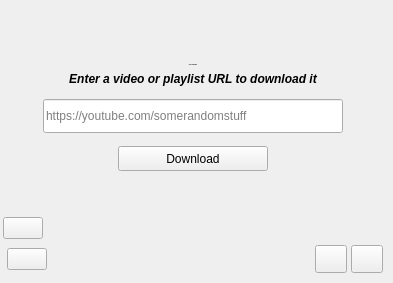
      <widget class="QWidget" name="pageHome">
       <layout class="QVBoxLayout" name="pageHomeLayout" stretch="0,0,0,0,0">
        <property name="leftMargin">
         <number>3</number>
        </property>
        <property name="topMargin">
         <number>24</number>
        </property>
        <property name="rightMargin">
         <number>10</number>
        </property>
        <property name="bottomMargin">
         <number>10</number>
        </property>
        <item>
         <spacer name="topSpacer">
          <property name="orientation">
           <enum>Qt::Orientation::Vertical</enum>
          </property>
          <property name="sizeType">
           <enum>QSizePolicy::Policy::Expanding</enum>
          </property>
          <property name="sizeHint" stdset="0">
           <size>
            <width>20</width>
            <height>40</height>
           </size>
          </property>
         </spacer>
        </item>
        <item>
         <layout class="QHBoxLayout" name="centerRowLayout" stretch="5,19,5">
          <item>
           <spacer name="leftSpacer">
            <property name="orientation">
             <enum>Qt::Orientation::Horizontal</enum>
            </property>
            <property name="sizeType">
             <enum>QSizePolicy::Policy::Expanding</enum>
            </property>
            <property name="sizeHint" stdset="0">
             <size>
              <width>40</width>
              <height>20</height>
             </size>
            </property>
           </spacer>
          </item>
          <item>
           <layout class="QGridLayout" name="gridLayout" rowstretch="3,0,0,0,0,0" columnstretch="0" rowminimumheight="0,0,0,0,0,0">
            <item row="3" column="0">
             <widget class="QLineEdit" name="URL_placement">
              <property name="sizePolicy">
               <sizepolicy hsizetype="Expanding" vsizetype="Fixed">
                <horstretch>0</horstretch>
                <verstretch>0</verstretch>
               </sizepolicy>
              </property>
              <property name="minimumSize">
               <size>
                <width>0</width>
                <height>34</height>
               </size>
              </property>
              <property name="placeholderText">
               <string>https://youtube.com/somerandomstuff</string>
              </property>
             </widget>
            </item>
            <item row="0" column="0" alignment="Qt::AlignmentFlag::AlignHCenter">
             <widget class="QLabel" name="label1">
              <property name="sizePolicy">
               <sizepolicy hsizetype="Minimum" vsizetype="Minimum">
                <horstretch>0</horstretch>
                <verstretch>0</verstretch>
               </sizepolicy>
              </property>
              <property name="minimumSize">
               <size>
                <width>300</width>
                <height>0</height>
               </size>
              </property>
              <property name="font">
               <font>
                <pointsize>-1</pointsize>
                <bold>true</bold>
               </font>
              </property>
              <property name="styleSheet">
               <string notr="true"/>
              </property>
              <property name="text">
               <string>Cozy downloader</string>
              </property>
              <property name="alignment">
               <set>Qt::AlignmentFlag::AlignCenter</set>
              </property>
              <property name="margin">
               <number>0</number>
              </property>
             </widget>
            </item>
            <item row="4" column="0">
             <spacer name="verticalSpacer">
              <property name="orientation">
               <enum>Qt::Orientation::Vertical</enum>
              </property>
              <property name="sizeHint" stdset="0">
               <size>
                <width>20</width>
                <height>7</height>
               </size>
              </property>
             </spacer>
            </item>
            <item row="2" column="0">
             <spacer name="verticalSpacer_4">
              <property name="orientation">
               <enum>Qt::Orientation::Vertical</enum>
              </property>
              <property name="sizeHint" stdset="0">
               <size>
                <width>20</width>
                <height>7</height>
               </size>
              </property>
             </spacer>
            </item>
            <item row="5" column="0" alignment="Qt::AlignmentFlag::AlignHCenter">
             <widget class="QPushButton" name="CheckURL_bt">
              <property name="sizePolicy">
               <sizepolicy hsizetype="Fixed" vsizetype="Fixed">
                <horstretch>0</horstretch>
                <verstretch>0</verstretch>
               </sizepolicy>
              </property>
              <property name="minimumSize">
               <size>
                <width>150</width>
                <height>25</height>
               </size>
              </property>
              <property name="layoutDirection">
               <enum>Qt::LayoutDirection::LeftToRight</enum>
              </property>
              <property name="text">
               <string>Download</string>
              </property>
             </widget>
            </item>
            <item row="1" column="0">
             <widget class="QLabel" name="labelnew">
              <property name="font">
               <font>
                <italic>true</italic>
                <bold>true</bold>
               </font>
              </property>
              <property name="text">
               <string>Enter a video or playlist URL to download it</string>
              </property>
              <property name="alignment">
               <set>Qt::AlignmentFlag::AlignCenter</set>
              </property>
             </widget>
            </item>
           </layout>
          </item>
          <item>
           <spacer name="rightSpacer">
            <property name="orientation">
             <enum>Qt::Orientation::Horizontal</enum>
            </property>
            <property name="sizeType">
             <enum>QSizePolicy::Policy::Expanding</enum>
            </property>
            <property name="sizeHint" stdset="0">
             <size>
              <width>40</width>
              <height>20</height>
             </size>
            </property>
           </spacer>
          </item>
         </layout>
        </item>
        <item>
         <spacer name="bottomSpacer">
          <property name="orientation">
           <enum>Qt::Orientation::Vertical</enum>
          </property>
          <property name="sizeType">
           <enum>QSizePolicy::Policy::Expanding</enum>
          </property>
          <property name="sizeHint" stdset="0">
           <size>
            <width>20</width>
            <height>40</height>
           </size>
          </property>
         </spacer>
        </item>
        <item>
         <layout class="QHBoxLayout" name="settinsNavLayout">
          <property name="spacing">
           <number>1</number>
          </property>
          <item>
           <widget class="QPushButton" name="Settings_BT">
            <property name="text">
             <string/>
            </property>
            <property name="icon">
             <iconset resource="../resource_files/icons.qrc">
              <normaloff>:/icons/settings.png</normaloff>:/icons/settings.png</iconset>
            </property>
            <property name="iconSize">
             <size>
              <width>35</width>
              <height>35</height>
             </size>
            </property>
           </widget>
          </item>
          <item>
           <spacer name="horizontalSpacer_3">
            <property name="orientation">
             <enum>Qt::Orientation::Horizontal</enum>
            </property>
            <property name="sizeHint" stdset="0">
             <size>
              <width>40</width>
              <height>20</height>
             </size>
            </property>
           </spacer>
          </item>
         </layout>
        </item>
        <item>
         <layout class="QHBoxLayout" name="homeBottomNavLayout">
          <property name="spacing">
           <number>4</number>
          </property>
          <item>
           <spacer name="horizontalSpacer_4">
            <property name="orientation">
             <enum>Qt::Orientation::Horizontal</enum>
            </property>
            <property name="sizeType">
             <enum>QSizePolicy::Policy::Fixed</enum>
            </property>
            <property name="sizeHint" stdset="0">
             <size>
              <width>4</width>
              <height>20</height>
             </size>
            </property>
           </spacer>
          </item>
          <item>
           <widget class="QPushButton" name="Downloads_BT">
            <property name="text">
             <string/>
            </property>
            <property name="icon">
             <iconset resource="../resource_files/icons.qrc">
              <normaloff>:/icons/downloads.png</normaloff>:/icons/downloads.png</iconset>
            </property>
            <property name="iconSize">
             <size>
              <width>26</width>
              <height>26</height>
             </size>
            </property>
           </widget>
          </item>
          <item>
           <spacer name="homeBottomLeftSpacer">
            <property name="orientation">
             <enum>Qt::Orientation::Horizontal</enum>
            </property>
            <property name="sizeType">
             <enum>QSizePolicy::Policy::Expanding</enum>
            </property>
            <property name="sizeHint" stdset="0">
             <size>
              <width>40</width>
              <height>20</height>
             </size>
            </property>
           </spacer>
          </item>
          <item>
           <widget class="QPushButton" name="goPage3_bt">
            <property name="sizePolicy">
             <sizepolicy hsizetype="Minimum" vsizetype="Fixed">
              <horstretch>0</horstretch>
              <verstretch>0</verstretch>
             </sizepolicy>
            </property>
            <property name="minimumSize">
             <size>
              <width>28</width>
              <height>28</height>
             </size>
            </property>
            <property name="maximumSize">
             <size>
              <width>32</width>
              <height>32</height>
             </size>
            </property>
            <property name="cursor">
             <cursorShape>PointingHandCursor</cursorShape>
            </property>
            <property name="styleSheet">
             <string notr="true"/>
            </property>
            <property name="text">
             <string/>
            </property>
            <property name="icon">
             <iconset resource="../resource_files/icons.qrc">
              <normaloff>:/icons/Github_icon.png</normaloff>:/icons/Github_icon.png</iconset>
            </property>
            <property name="iconSize">
             <size>
              <width>50</width>
              <height>55</height>
             </size>
            </property>
           </widget>
          </item>
          <item>
           <widget class="QPushButton" name="kuddos_bt">
            <property name="minimumSize">
             <size>
              <width>28</width>
              <height>28</height>
             </size>
            </property>
            <property name="maximumSize">
             <size>
              <width>32</width>
              <height>32</height>
             </size>
            </property>
            <property name="cursor">
             <cursorShape>PointingHandCursor</cursorShape>
            </property>
            <property name="text">
             <string/>
            </property>
            <property name="icon">
             <iconset resource="../resource_files/icons.qrc">
              <normaloff>:/icons/kuddos.png</normaloff>:/icons/kuddos.png</iconset>
            </property>
            <property name="iconSize">
             <size>
              <width>28</width>
              <height>27</height>
             </size>
            </property>
           </widget>
          </item>
         </layout>
        </item>
       </layout>
      </widget>
